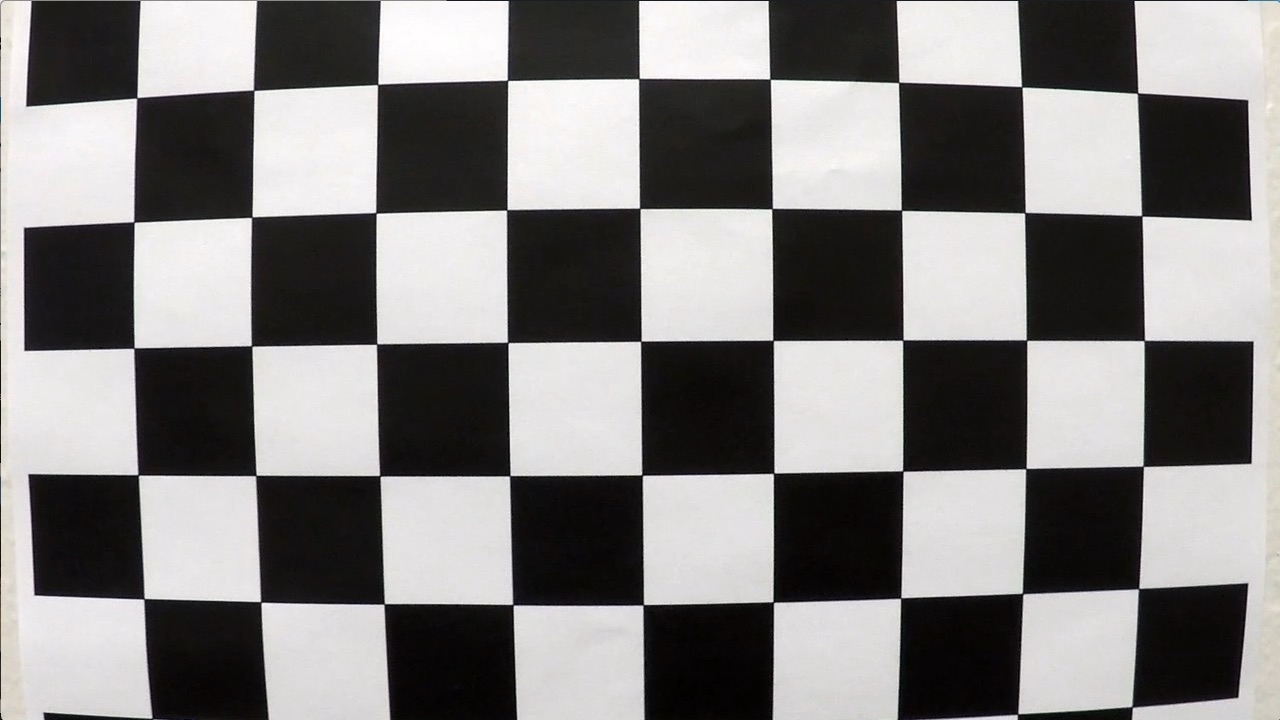
#> input picture camera_cal/calibration1.jpg, 1280 x 720 px; its folder holds only this picture in this run
$ jupyter execute --allow-errors camera.ipynb   (shell and % lines are left out)   (older library calls are emulated)
#> lines starting #> are read from the running program, lines starting #| are printed output that depends on the picture; after the words box and inside, x2 and y2 are one past the last pixel; in counts of white or black regions, pixels touching at a corner belong together
[cell 1]
import numpy as np
import cv2
import matplotlib.pyplot as plt
import matplotlib.image as mpimg
from pprint import pprint
import glob

[cell 2]
images_path=glob.glob('camera_cal/calibration*.jpg')
# plt.imshow(img)
def calibrate_camera(images_path,nx=9,ny=6):
#> called with nx = 9, ny = 6
    objpoints=[]
    imgpoints=[]
    # x=objp[:,:2]
    objp=np.zeros((ny*nx,3),np.float32)
    objp[:,:2]=np.mgrid[0:nx,0:ny].T.reshape(-1,2)
    for image in images_path:
        img=mpimg.imread(image)
#> img is the input picture: shape (720, 1280, 3); mean R, G, B 130.1, 128.4, 127.8
        gray=cv2.cvtColor(img,cv2.COLOR_BGR2GRAY)
        ret,corners=cv2.findChessboardCorners(gray,(nx,ny),None)
#> ret = False; corners = None
        if ret==True:
            imgpoints.append(corners)
            objpoints.append(objp)
            cr_image=cv2.drawChessboardCorners(img,(nx,ny),corners,ret)
            filename=image.split('\\')[-1]
#             print(filename)
            cv2.imwrite('output_corner/'+filename+'.jpg',img)
    return imgpoints,objpoints

[cell 3]
# objpoints=[]
# imgpoints=[]
# nx=6
# ny=8
# # x=objp[:,:2]
# objp=np.zeros((6*8,3),np.float32)
# objp[:,:2]=np.mgrid[0:8,0:6].T.reshape(-1,2)
# # pprint(objp.shape)
# # print(objp)
# # print(x.shape)
# # print(np.mgrid[0:8,0:6])
# # print("----------")
# # print(np.mgrid[0:8,0:6].T)
# # print("----------")
# # print(np.mgrid[0:8,0:6].T.reshape(-1,2))
imgpoints,objpoints=calibrate_camera(images_path)
img=mpimg.imread(images_path[0])
gray = cv2.cvtColor(img, cv2.COLOR_RGB2GRAY)
#> (the rest of this cell did not finish here and is left out)

[cell 4]
gray=cv2.cvtColor(img,cv2.COLOR_BGR2GRAY)
plt.imshow(gray)
print(gray.shape)
#| (720, 1280)

[cell 5]
ret,corners=cv2.findChessboardCorners(gray,(8,6),None)
#> ret = False; corners = None
if ret==True:
    imgpoints.append(corners)
    objpoints.append(objp)
#     img=cv2.drawChessboardCorners(img,(8,6),corners,ret)
    plt.imshow(img)
    print("Done")
print("Done end")

#> (a cell that did not finish here is left out)

#> (a cell that did not finish here is left out)

#> (a cell that did not finish here is left out)

[cell 9]
print(gray.shape)
#| (720, 1280)
print(gray.shape[::-1])
#| (1280, 720)
print(img.shape)
#| (720, 1280, 3)
print(img.shape[1::-1])
#| (1280, 720)

#> (a cell that did not finish here is left out)

[cell 11]
def getperspective(img,src,dst):
    img_size=(img.shape[1],img.shape[0])
    M = cv2.getPerspectiveTransform(src, dst)
    warped = cv2.warpPerspective(img, M, img_size)
    return warped
        # Warp the image using OpenCV warpPerspective()

# src = np.float32([[415,350],[550,350],[785,500],[200,500]])
# dst = np.float32([[100,50], [840,50],[820,540],[100,540]])
src = np.float32([[580,480],[770,480],[1050,640],[355,640]])
#> src = [[580, 480], [770, 480], [1050, 640], [355, 640]]
dst = np.float32([[80,0], [1200,0],[1200,700],[100,700]])
warper=getperspective(img,src,dst)
#> in getperspective, `M = cv2.getPerspectiveTransform(src, dst)`: M = [[-0.822, -1.41, 1142.5], [0, -2.27, 1090.3], [0, -0.00237, 1]]
#> in getperspective, `warped = cv2.warpPerspective(img, M, img_size)`:
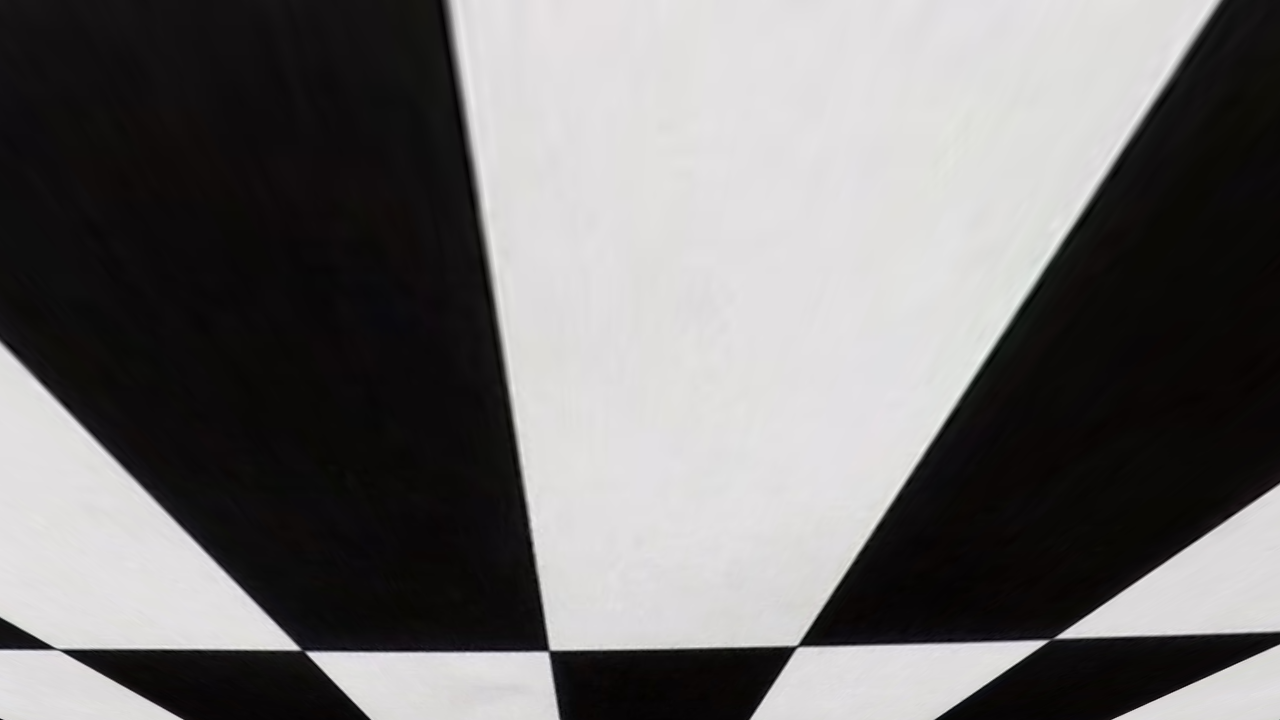
#> warped: shape (720, 1280, 3); mean R, G, B 113.3, 111.6, 111.6
plt.imshow(warper)
plt.plot(100,50,'.')  #top left
plt.plot(1200,50,'*') #top right
plt.plot(1200,540,'*') #bottom right
plt.plot(100,540,'.') #bottom left
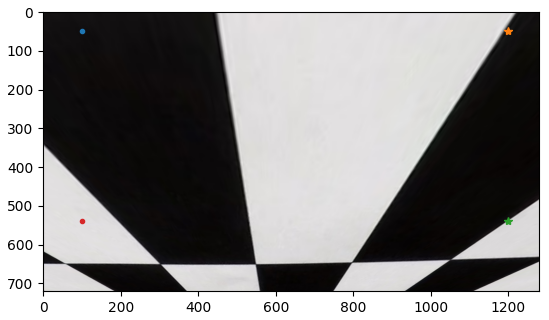
#> figure drawn by matplotlib, 1 panel

#> (a cell that did not finish here is left out)

#> (a cell that did not finish here is left out)

[cell 14]
sobelx = cv2.Sobel(gray, cv2.CV_64F, 1, 0)
sobely = cv2.Sobel(gray, cv2.CV_64F, 0, 1)
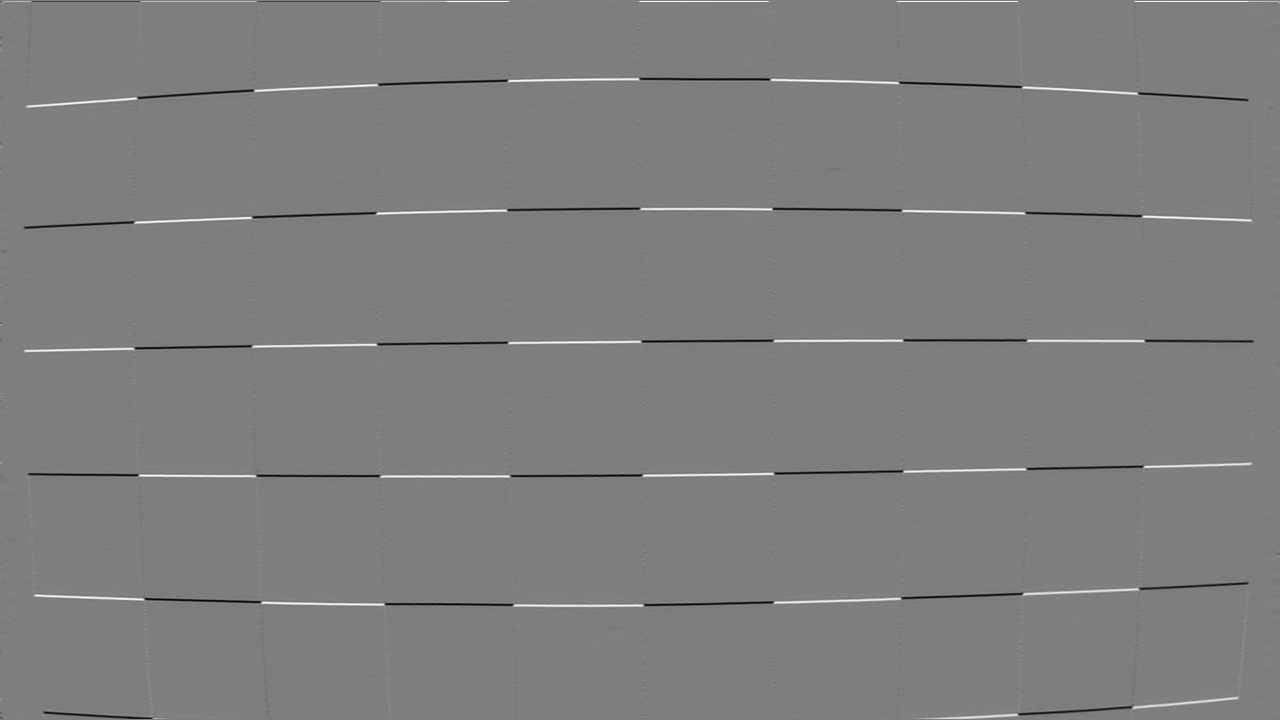
#> sobely: shape (720, 1280) float64; min -889, max 904, mean 0.1; drawn with min black and max white
abs_sobelx = np.absolute(sobelx)
print(np.max(abs_sobelx))
#| 943.0
scaled_sobel = np.uint8(255*abs_sobelx/np.max(abs_sobelx))
thresh_min = 20
thresh_max = 100
sxbinary = np.zeros_like(scaled_sobel)
sxbinary[(scaled_sobel >= thresh_min) & (scaled_sobel <= thresh_max)] = 1
plt.imshow(sxbinary, cmap='gray')
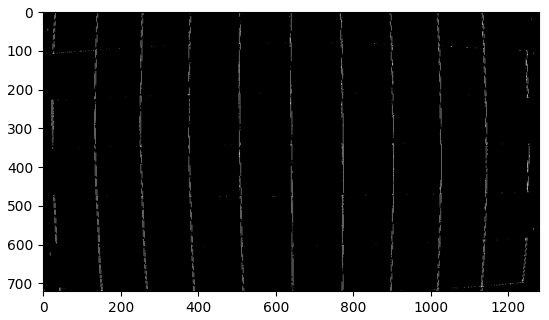
#> figure drawn by matplotlib, 1 panel

[cell 15]
warper=getperspective(sxbinary,src,dst)
#> in getperspective (call 2), `warped = cv2.warpPerspective(img, M, img_size)`:
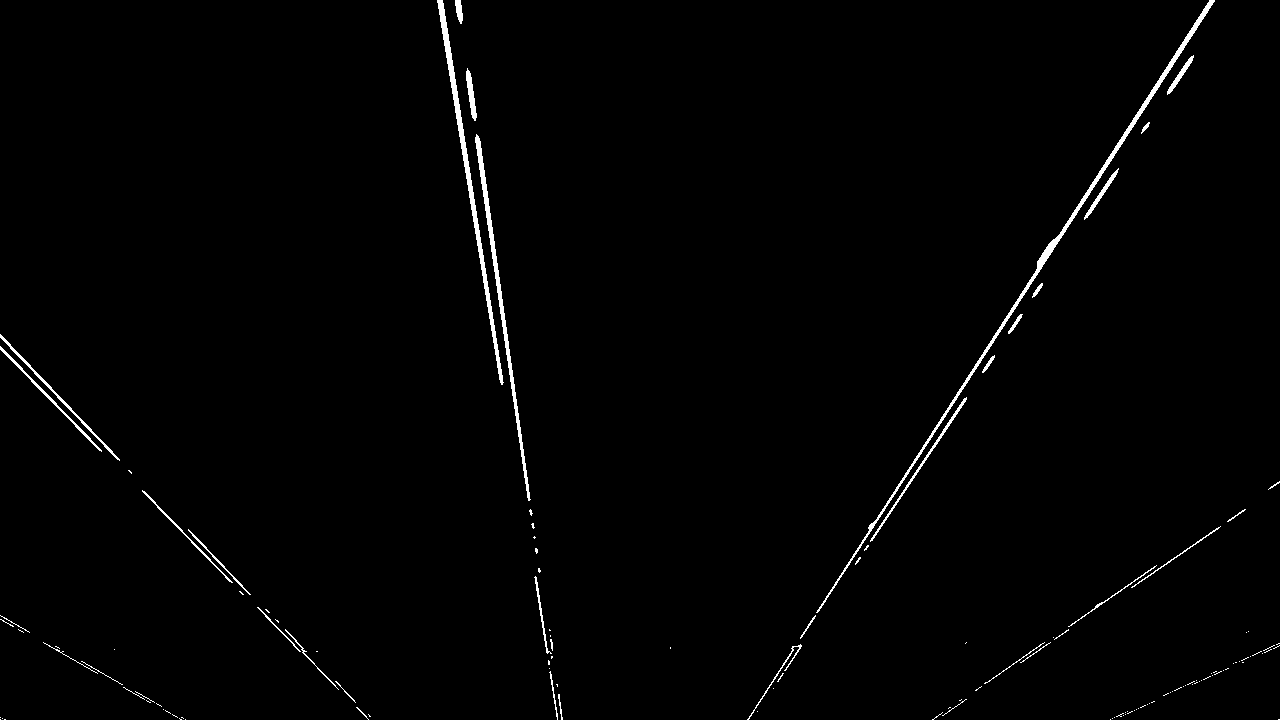
#> warped: shape (720, 1280); values 0 (black) and 1 (white), 1.2% white; 134 white regions (95 under 20 px), largest, box (x1, y1, x2, y2) and area: (816, 0, 1215, 613) 2664, (437, 0, 504, 385) 1866, (475, 134, 531, 501) 1479
#> in getperspective (call 2), `warped = cv2.warpPerspective(img, M, img_size)`:
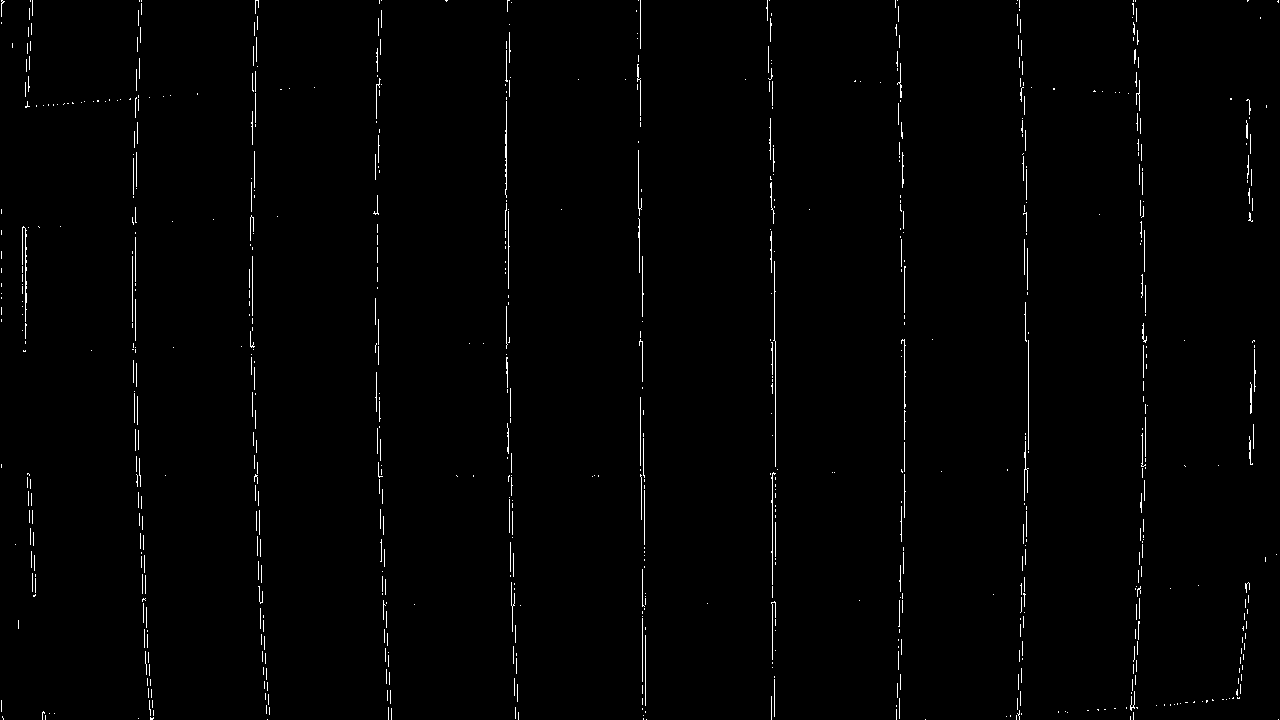
#> img: shape (720, 1280); values 0 (black) and 1 (white), 1% white in thin lines or dots
plt.imshow(warper,cmap='gray')

[cell 16]
#Gradient explanation

#> (a cell that did not finish here is left out)

[cell 18]
############################################# Color spaces#####################################################

#> (a cell that did not finish here is left out)

[cell 20]
# [5 lines left out: function gray_binary, not called in this run]

#> (the rest of this cell did not finish here and is left out)

#> (a cell that did not finish here is left out)

[cell 22]
thresh = (200, 255)
#> thresh = (200, 255)
#> (the rest of this cell did not finish here and is left out)
